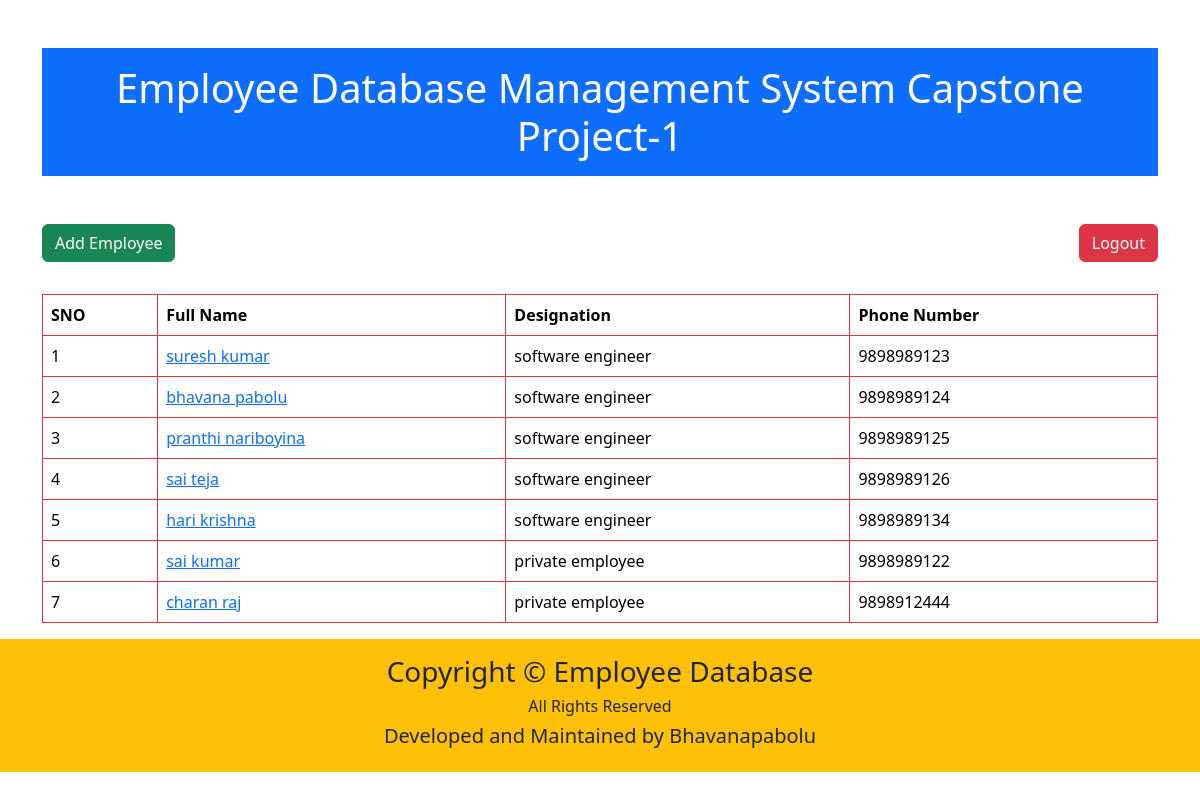
The app's page / (signed in) with its own data.
### app/models.py (models this page shows)
class employee(models.Model):
    first_name=models.CharField(max_length=100)
    last_name=models.CharField(max_length=100)
    photo=models.CharField(max_length=100)
    designation=models.CharField(max_length=100)
    email_address=models.CharField(max_length=100)
    phone_number=models.CharField(max_length=100)

### app/views.py (the view)
# urls.py: 2. Add a URL to urlpatterns:  path('', views.home, name='home')
@login_required
def home(request):
    employees=employee.objects.all()
    return render(request,'app/home.html',{'employees':employees})

### app/templates/app/home.html (shortened to what this page needs)
<!DOCTYPE html>
<html lang="en">
<head>
    <link href="https://cdn.jsdelivr.net/npm/bootstrap@5.3.7/dist/css/bootstrap.min.css" rel="stylesheet">
</head>
<body>
    <div class="container mt-5">
        <h1 class="mb-5 bg-primary text-center text-white p-3">Employee Database Management System Capstone Project-1</h1>
        <div class="d-flex justify-content-between align-items-center mb-3">
        <a href="{% url "add_employee" %}" class="btn btn-success mb-3">Add Employee</a>
        <form method="post" action="{% url "logout" %}" style="display:inline">
        <button type="submit" class="btn btn-danger mb-3">Logout</button>
        </form>
        </div>
        <table class="table table-hover table-bordered border-danger">
        <thead>
            <tr>
                <th>SNO</th>
                <th>Full Name</th>
                <th>Designation</th>
                <th>Phone Number</th>
            </tr>
        </thead>
        <tbody>
            {% for x in employees  %}
            <tr>
                <td>{{forloop.counter}}</td>
                <td><a href="{% url 'employee_detail' x.id %}">{{x.first_name}} {{x.last_name}}</a></td>
                <td>{{x.designation}}</td>
                <td>{{x.phone_number}}</td>
            </tr>
            {% endfor %}
        </tbody>
    </table>
    </div>
    <div>
        <footer class="text-center bg-warning p-3">
            <div class="row">
                <div class="col">
                    <h3>Copyright &copy Employee Database</h3>
                    <h6>All Rights Reserved</h6>
                    <h5>Developed and Maintained by Bhavanapabolu</h5>
                </div>
            </div>
        </footer>
    </div>
</body>
</html>

### records on screen
employee: first_name "suresh", last_name "kumar", designation "software engineer", phone_number "9898989123"
employee: first_name "bhavana", last_name "pabolu", designation "software engineer", phone_number "9898989124"
employee: first_name "pranthi", last_name "nariboyina", designation "software engineer", phone_number "9898989125"
employee: first_name "sai", last_name "teja", designation "software engineer", phone_number "9898989126"
employee: first_name "hari", last_name "krishna", designation "software engineer", phone_number "9898989134"
employee: first_name "sai", last_name "kumar", designation "private employee", phone_number "9898989122"
employee: first_name "charan", last_name "raj", designation "private employee", phone_number "9898912444"
